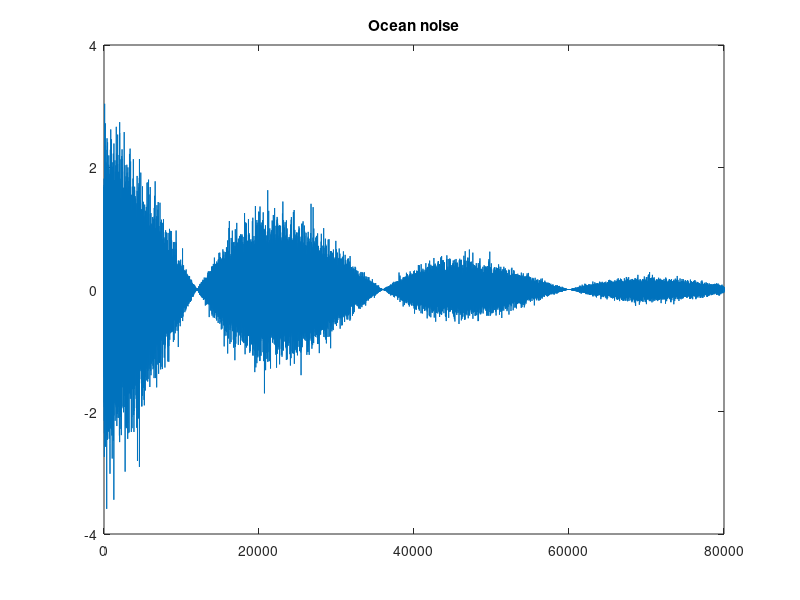

MATLAB code for this plot:
% Kevin Caravaggio
% EE 341 Lab 1
% Ex3
% Make a white noise oscillating wave sound of the ocean.

% reset MatLab
clc;
clear all;
close all;

% time and frequency variables.
Fs = 8000;
t = 0:1/Fs:10-1/Fs;
freq = pi/3;
decay_rate = .3;

% carrier and white noise signals.
carrier = cos(freq*t)';
noise = randn(length(t),1);
decay = exp(-t*decay_rate)';

% seaashell sound
ocean = carrier .* noise .* decay;
sound(ocean, Fs);

% Depict the sound wave
figure;
plot(1:length(ocean),ocean), title('Ocean noise');

% Persist .wav file:
% audiowrite('ocean.wav',ocean,Fs);

fprintf('done\n');
% EOF